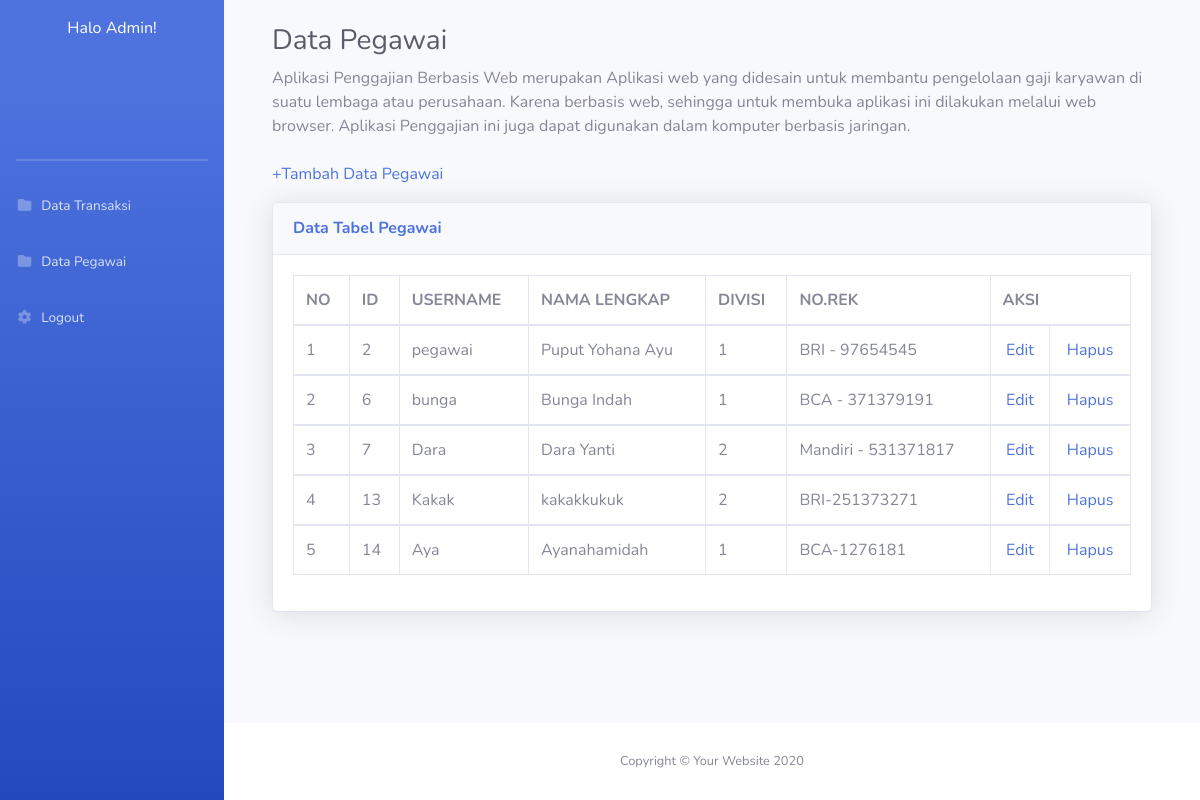
Screenshot of /datapegawai_admin.php with the database file from the repository.
### tables this page shows
CREATE TABLE `user` (
  `iduser` int(20) NOT NULL,
  `username` varchar(50) NOT NULL,
  `password` varchar(255) NOT NULL,
  `nama_lengkap` varchar(100) NOT NULL,
  `divisi` int(30) NOT NULL,
  `no_rek` varchar(30) NOT NULL,
  `level` enum('pegawai','admin','','') NOT NULL
);

### datapegawai_admin.php (the view, shortened to what this page needs)
<!DOCTYPE html>
<html lang="en">
<?php
    include "koneksi.php";
?>
<head>
    <link href="vendor/fontawesome-free/css/all.min.css" rel="stylesheet" type="text/css">
    <link href="css/sb-admin-2.min.css" rel="stylesheet">
</head>
<body id="page-top">
    <div id="wrapper">
    <?php
        include "menu_admin.php";
    ?>
        <div id="content-wrapper" class="d-flex flex-column">
            <div id="content">
                <div class="container-fluid">
                <div class="container-fluid">
                <br>
                    <h1 class="h3 mb-2 text-gray-800">Data Pegawai</h1>
                    <p class="mb-4">Aplikasi Penggajian Berbasis Web merupakan Aplikasi web yang didesain untuk membantu pengelolaan gaji karyawan di suatu lembaga atau perusahaan. Karena berbasis web, sehingga untuk membuka aplikasi ini dilakukan melalui web browser. Aplikasi Penggajian ini juga dapat digunakan dalam komputer berbasis jaringan.</p>
                    <p>
                        <a href="tambah_datapegawai.php">+Tambah Data Pegawai</a>
                    </p>
                    <div class="card shadow mb-4">
                        <div class="card-header py-3">
                            <h6 class="m-0 font-weight-bold text-primary">Data Tabel Pegawai</h6>
                        </div>
                        <div class="card-body">
                            <div class="table-responsive">
                                <table class="table table-bordered" id="dataTable" width="100%" cellspacing="0">
                                    <thead>
                                        <tr>
                                            <th>NO</th>
                                            <th>ID</th>
                                            <th>USERNAME</th>
                                            <th>NAMA LENGKAP</th>
                                            <th>DIVISI</th>
                                            <th>NO.REK </th>
                                            <th colspan="2">AKSI</th>
                                        </tr>
                                    </thead>
    <?php
    $no = 1;
    $data = mysqli_query($koneksi, "SELECT * FROM user where level = 'pegawai'");
    while($d = mysqli_fetch_array($data)){
    ?>
                                    <tbody>
                                        <tr>
                                            <td><?php echo $no++ ?></td>
                                            <td><?php echo $d['iduser']; ?></td>
                                            <td><?php echo $d['username']; ?></td>
                                            <td><?php echo $d['nama_lengkap']; ?></td>
                                            <td><?php echo $d['divisi']; ?></td>
                                            <td><?php echo $d['no_rek']; ?></td>
                                            <td>
                                            <center><a href="edit_datapegawai.php?iduser=<?php echo $d['iduser']; ?>">Edit</a></center>
                                            </td>
                                            <td>
                                            <center><a href="hapus_datapegawai.php?iduser=<?php echo $d['iduser']; ?>">Hapus</a></a></center>
                                            </td>
                                        </tr>
    <?php } ?>
                                    </tbody>
                                </table>
                            </div>
                        </div>
                    </div>
                </div>
                </div>
            </div>
            <footer class="sticky-footer bg-white">
                <div class="container my-auto">
                    <div class="copyright text-center my-auto">
                        <span>Copyright &copy; Your Website 2020</span>
                    </div>
                </div>
            </footer>
        </div>
    </div>
</body>

### rows the page displays
user: iduser "2", username "pegawai", nama_lengkap "Puput Yohana Ayu", divisi "1", no_rek "BRI - 97654545"
user: iduser "6", username "bunga", nama_lengkap "Bunga Indah", divisi "1", no_rek "BCA - 371379191"
user: iduser "7", username "Dara", nama_lengkap "Dara Yanti", divisi "2", no_rek "Mandiri - 531371817"
user: iduser "13", username "Kakak", nama_lengkap "kakakkukuk", divisi "2", no_rek "BRI-251373271"
user: iduser "14", username "Aya", nama_lengkap "Ayanahamidah", divisi "1", no_rek "BCA-1276181"
